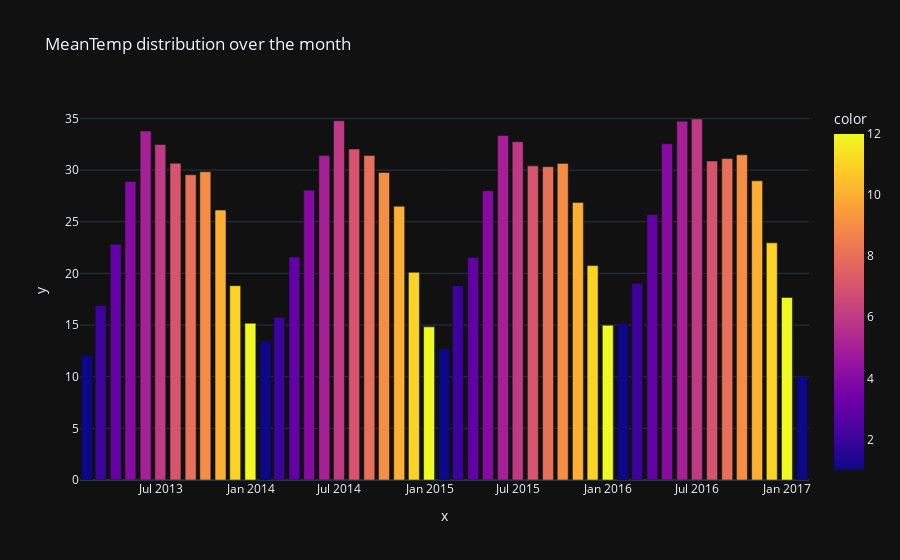

The cell this chart's notebook holds for it:
### Code cell
fig=px.bar(data_frame=df,x=df_resample.index,y=df_resample['meantemp'],color=df_resample.index.month,title="MeanTemp distribution over the month")
fig.show()

### Figure 1 — Plotly figure (JSON) as saved in the notebook; plotly's stock layout.template omitted (floating-point values rounded to 4 significant figures)
{"data": [{"alignmentgroup": "True", "hovertemplate": "x=%{x}<br>y=%{y}<br>color=%{marker.color}<extra></extra>", "legendgroup": "", "marker": {"color": [1, 2, 3, 4, 5, 6, 7, 8, 9, 10, 11, 12, 1, 2, 3, 4, 5, 6, 7, 8, 9, 10, 11, 12, 1, 2, 3, 4, 5, 6, 7, 8, 9, 10, 11, 12, 1, 2, 3, 4, 5, 6, 7, 8, 9, 10, 11, 12, 1], "coloraxis": "coloraxis", "pattern": {"shape": ""}}, "name": "", "offsetgroup": "", "orientation": "v", "showlegend": false, "textposition": "auto", "type": "bar", "x": ["2013-01-31T00:00:00", "2013-02-28T00:00:00", "2013-03-31T00:00:00", "2013-04-30T00:00:00", "2013-05-31T00:00:00", "2013-06-30T00:00:00", "2013-07-31T00:00:00", "2013-08-31T00:00:00", "2013-09-30T00:00:00", "2013-10-31T00:00:00", "2013-11-30T00:00:00", "2013-12-31T00:00:00", "2014-01-31T00:00:00", "2014-02-28T00:00:00", "2014-03-31T00:00:00", "2014-04-30T00:00:00", "2014-05-31T00:00:00", "2014-06-30T00:00:00", "2014-07-31T00:00:00", "2014-08-31T00:00:00", "2014-09-30T00:00:00", "2014-10-31T00:00:00", "2014-11-30T00:00:00", "2014-12-31T00:00:00", "2015-01-31T00:00:00", "2015-02-28T00:00:00", "2015-03-31T00:00:00", "2015-04-30T00:00:00", "2015-05-31T00:00:00", "2015-06-30T00:00:00", "2015-07-31T00:00:00", "2015-08-31T00:00:00", "2015-09-30T00:00:00", "2015-10-31T00:00:00", "2015-11-30T00:00:00", "2015-12-31T00:00:00", "2016-01-31T00:00:00", "2016-02-29T00:00:00", "2016-03-31T00:00:00", "2016-04-30T00:00:00", "2016-05-31T00:00:00", "2016-06-30T00:00:00", "2016-07-31T00:00:00", "2016-08-31T00:00:00", "2016-09-30T00:00:00", "2016-10-31T00:00:00", "2016-11-30T00:00:00", "2016-12-31T00:00:00", "2017-01-31T00:00:00"], "xaxis": "x", "y": [12.07, 16.87, 22.81, 28.9, 33.78, 32.48, 30.66, 29.55, 29.84, 26.13, 18.81, 15.18, 13.43, 15.75, 21.59, 28.06, 31.41, 34.77, 32.03, 31.41, 29.76, 26.5, 20.1, 14.82, 12.71, 18.79, 21.55, 28.0, 33.35, 32.74, 30.41, 30.33, 30.65, 26.87, 20.75, 14.99, 15.14, 19.03, 25.7, 32.55, 34.73, 34.95, 30.88, 31.12, 31.48, 28.96, 22.96, 17.67, 10], "yaxis": "y"}], "layout": {"barmode": "relative", "coloraxis": {"colorbar": {"title": {"text": "color"}}, "colorscale": [[0, "#0d0887"], [0.1111, "#46039f"], [0.2222, "#7201a8"], [0.3333, "#9c179e"], [0.4444, "#bd3786"], [0.5556, "#d8576b"], [0.6667, "#ed7953"], [0.7778, "#fb9f3a"], [0.8889, "#fdca26"], [1, "#f0f921"]]}, "legend": {"tracegroupgap": 0}, "title": {"text": "MeanTemp distribution over the month"}, "xaxis": {"anchor": "y", "domain": [0, 1], "title": {"text": "x"}}, "yaxis": {"anchor": "x", "domain": [0, 1], "title": {"text": "y"}}}}
